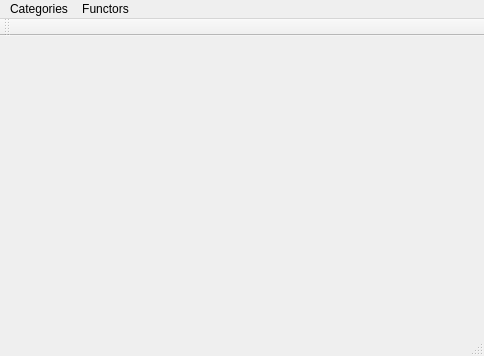
<?xml version="1.0" encoding="UTF-8"?>
<ui version="4.0">
 <class>DiagramChaserClass</class>
 <widget class="QMainWindow" name="DiagramChaserClass">
  <property name="geometry">
   <rect>
    <x>0</x>
    <y>0</y>
    <width>484</width>
    <height>356</height>
   </rect>
  </property>
  <property name="windowTitle">
   <string>Diagram Detective</string>
  </property>
  <widget class="QWidget" name="centralWidget"/>
  <widget class="QMenuBar" name="menuBar">
   <property name="geometry">
    <rect>
     <x>0</x>
     <y>0</y>
     <width>484</width>
     <height>22</height>
    </rect>
   </property>
   <widget class="QMenu" name="menuCategories">
    <property name="title">
     <string>Categories</string>
    </property>
    <addaction name="actionNewCategory"/>
    <addaction name="actionListCategories"/>
    <addaction name="separator"/>
    <addaction name="actionImportCategories"/>
    <addaction name="actionExportCategories"/>
   </widget>
   <widget class="QMenu" name="menuFunctors">
    <property name="title">
     <string>Functors</string>
    </property>
    <addaction name="actionListDiagrams"/>
   </widget>
   <addaction name="menuCategories"/>
   <addaction name="menuFunctors"/>
  </widget>
  <widget class="QToolBar" name="mainToolBar">
   <attribute name="toolBarArea">
    <enum>TopToolBarArea</enum>
   </attribute>
   <attribute name="toolBarBreak">
    <bool>false</bool>
   </attribute>
  </widget>
  <widget class="QStatusBar" name="statusBar"/>
  <action name="actionNewCategory">
   <property name="text">
    <string>New Category</string>
   </property>
  </action>
  <action name="actionListCategories">
   <property name="text">
    <string>List Categories</string>
   </property>
  </action>
  <action name="actionImportCategories">
   <property name="text">
    <string>Import Categories</string>
   </property>
  </action>
  <action name="actionExportCategories">
   <property name="text">
    <string>Export Categories</string>
   </property>
  </action>
  <action name="actionListDiagrams">
   <property name="text">
    <string>List Diagrams</string>
   </property>
  </action>
 </widget>
 <layoutdefault spacing="6" margin="11"/>
 <resources>
  <include location="DiagramChaser.qrc"/>
 </resources>
 <connections/>
</ui>
